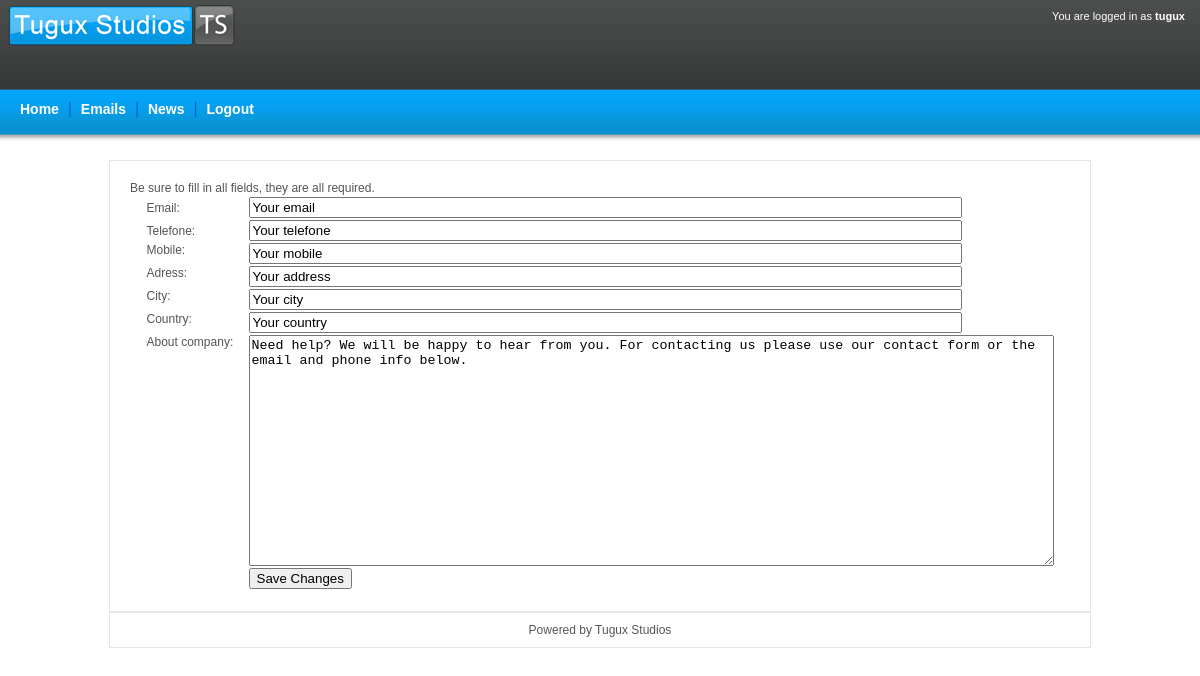
The page /administrator/edit_contact.php (signed in) on the database its author committed.
### tables this page shows
CREATE TABLE IF NOT EXISTS `contact` (
  `id` int(11) NOT NULL auto_increment,
  `email` varchar(255) NOT NULL,
  `mobile` varchar(255) NOT NULL,
  `telefone` varchar(255) NOT NULL,
  `adress` varchar(255) NOT NULL,
  `country` varchar(255) NOT NULL,
  `city` varchar(255) NOT NULL,
  `aboutcompany` text NOT NULL,
  `showing` enum('0','1') NOT NULL,
  PRIMARY KEY  (`id`)
);

### administrator/edit_contact.php (the view, shortened to what this page needs)
<?php
include_once "../scripts/connect_to_mysql.php";
$sqlCommand = "SELECT mobile, telefone, aboutcompany, city, country, adress, email FROM contact WHERE showing='1' AND id='1'";
$query = mysqli_query($myConnection, $sqlCommand) or die (mysql_error());
while ($row=mysqli_fetch_array($query)){
	$email=$row['email'];
	$mobile=$row['mobile'];
	$telefone=$row['telefone'];
	$country=$row['country'];
	$city=$row['city'];
	$adress=$row['adress'];
	$aboutcompany=$row['aboutcompany'];
	$aboutcompany = str_replace("<br />", "", $aboutcompany);
}
?>
<!DOCTYPE html PUBLIC "-//W3C//DTD XHTML 1.0 Transitional//EN" "http://www.w3.org/TR/xhtml1/DTD/xhtml1-transitional.dtd">
<html xmlns="http://www.w3.org/1999/xhtml">
<head>
<link href="admin_style.css" rel="stylesheet" type="text/css" />
</head>
<body style="margin:0px;">
<?php include_once"header.php"; ?>
<div class=" body_wrapper">
<div class="content">
Be sure to fill in all fields, they are all required.<br>
<table width="711" height="329" border="0" align="center" cellpadding="0" cellspacing="2">
<form id="form" name="form" method="post" action="edit_contact_parse.php" onsubmit="return validate_form();">
<tr>
<td ><div  style="width:100px">Email:</div>
</td>
<td ><label>
  <input type="text" name="email" id="email" size="86" width="500px" value="<?php echo $email; ?>" />
</label></td>
</tr>
<tr>
  <td >Telefone:</td>
  <td><label>
    <input type="text" name="telefone" id="telefone" size="86" width="500px" value="<?php echo $telefone; ?>" />
  </label></td>
</tr>
<tr>
  <td  valign="top">Mobile:</td>
  <td><label>
    <input type="text" name="mobile" id="mobile" size="86" width="500px" value="<?php echo $mobile; ?>" />
  </label></td>
</tr>
<tr>
  <td  valign="top">Adress:</td>
  <td><label>
    <input type="text" name="adress" id="adress" size="86" width="500px" value="<?php echo $adress; ?>" />
  </label></td>
</tr>
<tr>
  <td  valign="top">City:</td>
  <td><label>
    <input type="text" name="city" id="city" size="86" width="500px" value="<?php echo $city; ?>" />
  </label></td>
</tr>
<tr>
  <td  valign="top">Country:</td>
  <td><label>
    <input type="text" name="country" id="country" size="86" width="500px" value="<?php echo $country; ?>" />
  </label></td>
</tr>
<tr>
  <td  valign="top">About company:</td>
  <td><textarea name="aboutcompany" id="textarea" cols="98" rows="15" ><?php echo $aboutcompany; ?></textarea></td>
</tr>
<tr>
  <td  valign="top">&nbsp;</td>
  <td><input type="submit" name="button" id="button" value="Save Changes" /></td>
</tr>
</form>
</table>
</div>
<div class="footer">Powered by Tugux Studios</div>
</div>
</body>
</html>

### administrator/admin_style.css (style rules this page uses)
.body_wrapper { margin:auto; width:1000px; }
.content { width:940px; border:1px solid #E6E6E6; padding:20px; margin:auto; font-family:Arial, Helvetica, sans-serif; font-size:12px; color: #555; text-align:justify; }
.footer { width:960px; border:1px solid #E6E6E6; padding:10px; margin-top:25px; margin:auto; font-family:Arial, Helvetica, sans-serif; font-size:12px; color: #555; text-align:center; clear:both; }

### rows shown on the page
contact: email "Your email", telefone "Your telefone", mobile "Your mobile", adress "Your address", city "Your city", country "Your country", aboutcompany "Need help? We will be happy to hear from you. For contacting us please use our contact form or the email and phone info below."

### other values the page prints
$_SESSION["admin"] "tugux"
